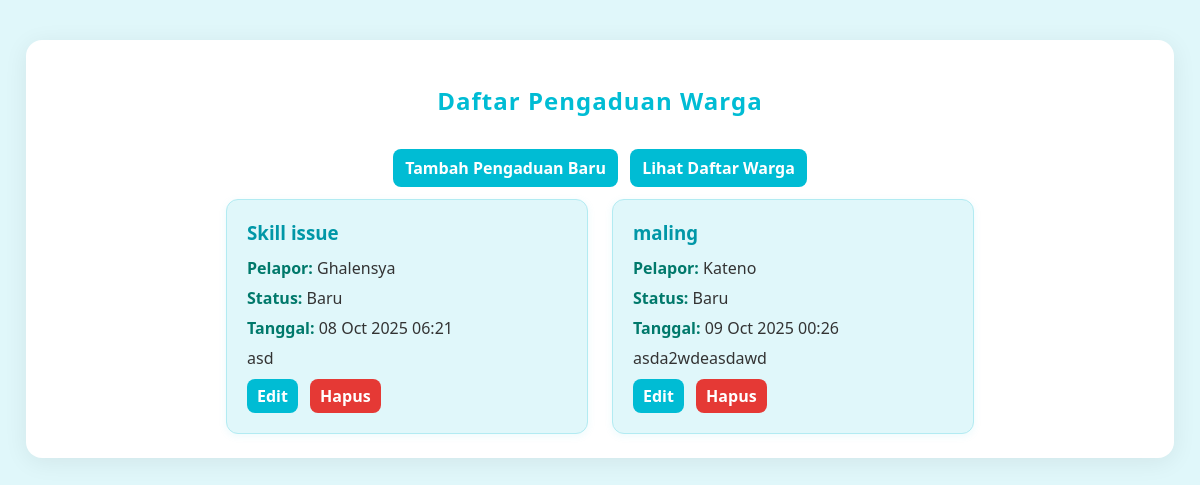
The app's page /pengaduan/, older data.
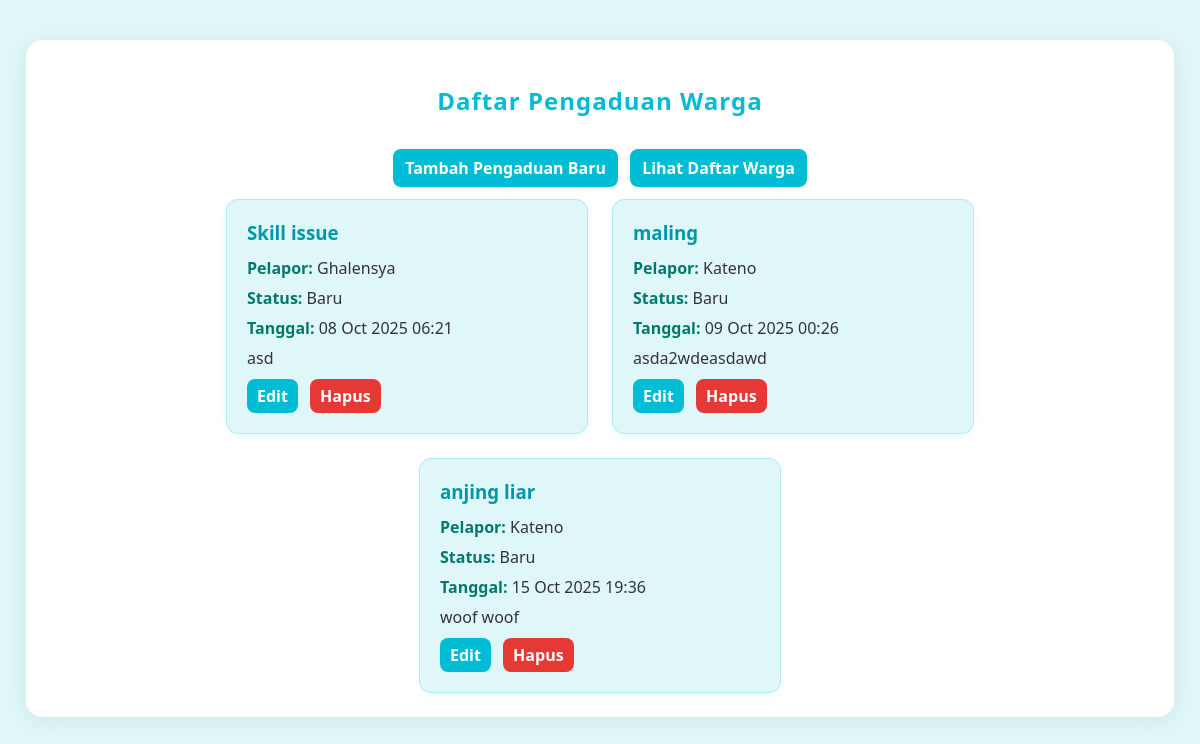
The same page, newer data.
### warga/models.py (models this page shows, shortened)
class Pengaduan(models.Model):
    STATUS_CHOICES = [
        ('BARU', 'Baru'),
        ('DIPROSES', 'Diproses'),
        ('SELESAI', 'Selesai'),
    ]
    pelapor = models.ForeignKey(Warga, on_delete=models.CASCADE, related_name='pengaduan')
    judul = models.CharField(
        max_length=200,
        verbose_name="Judul Pengaduan"
    )
    isi = models.TextField(
        verbose_name="Isi Pengaduan"
    )
    status = models.CharField(max_length=10, choices=STATUS_CHOICES, default='BARU')
    tanggal_pengaduan = models.DateTimeField(
        auto_now_add=True
    )

class Warga(models.Model):
    nik = models.CharField(
        max_length=16,
        unique=True,
        verbose_name="Nomor Induk Kependudukan"
    )
    nama_lengkap = models.CharField(
        max_length=100,
        verbose_name="Nama Lengkap"
    )
    alamat = models.TextField(
        verbose_name="Alamat Tinggal"
    )
    tanggal_lahir = models.DateField(
        blank=True,
        null=True,
        verbose_name="Tanggal Lahir"
    )
    no_telepon = models.CharField(
        max_length=15,
        blank=True,
        verbose_name="Nomor Telepon"
    )
    tanggal_registrasi = models.DateTimeField(
        auto_now_add=True
    )

### warga/views.py (the view)
# urls.py: path('pengaduan/', PengaduanListView.as_view(), name='pengaduan_list'),
class PengaduanListView(ListView):
    model = Pengaduan

### warga/templates/warga/pengaduan_list.html (shortened to what this page needs)
<!DOCTYPE html>
<html lang="en">
<head>
</head>
<body>
    <div class="container">
        <h2>Daftar Pengaduan Warga</h2>
        <div style="text-align:center; margin-bottom:12px;">
            <a href="{% url 'pengaduan_add' %}" style="display:inline-block; background:#00bcd4; color:#fff; padding:8px 12px; border-radius:8px; text-decoration:none; font-weight:600; margin-right:8px;">Tambah Pengaduan Baru</a>
            <a href="{% url 'warga_list' %}" style="display:inline-block; background:#00bcd4; color:#fff; padding:8px 12px; border-radius:8px; text-decoration:none; font-weight:600;">Lihat Daftar Warga</a>
        </div>
        <div class="card-list">
            {% for pengaduan in pengaduan_list %}
            <div class="card">
                <h3>{{ pengaduan.judul }}</h3>
                <p><strong>Pelapor:</strong> {{ pengaduan.pelapor.nama_lengkap }}</p>
                <p><strong>Status:</strong> {{ pengaduan.get_status_display }}</p>
                <p><strong>Tanggal:</strong> {{ pengaduan.tanggal_pengaduan|date:"d M Y H:i" }}</p>
                <p>{{ pengaduan.isi|truncatewords:20 }}</p>
                <div style="margin-top:10px;">
                    <a href="{% url 'pengaduan_edit' pengaduan.pk %}" style="display:inline-block; background:#00bcd4; color:#fff; padding:6px 10px; border-radius:8px; text-decoration:none; font-weight:700; margin-right:8px;">Edit</a>
                    <a href="{% url 'pengaduan_delete' pengaduan.pk %}" style="display:inline-block; background:#e53935; color:#fff; padding:6px 10px; border-radius:8px; text-decoration:none; font-weight:700;" onclick="return confirm('Anda yakin ingin menghapus pengaduan ini?');">Hapus</a>
                </div>
            </div>
            {% empty %}
            <div class="empty">Tidak ada pengaduan.</div>
            {% endfor %}
        </div>
    </div>
</body>
</html>

Row changes from the older to the newer data that the page shows:
added Pengaduan: judul "anjing liar", pelapor.nama_lengkap "Kateno", status "Baru", tanggal_pengaduan "15 Oct 2025 19:36", isi "woof woof"
